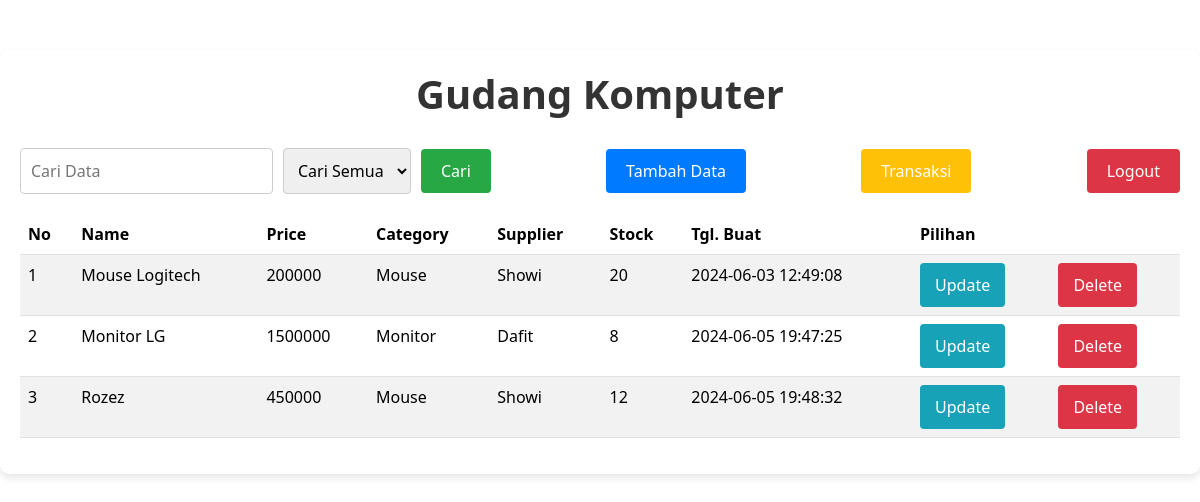
/index.php (signed in), run on the app's committed database.
### tables this page shows
CREATE TABLE `products` (
  `id` int(11) NOT NULL,
  `name` varchar(100) DEFAULT NULL,
  `price` decimal(10,0) DEFAULT NULL,
  `id_category` int(11) NOT NULL,
  `id_supplier` int(11) NOT NULL,
  `stock` varchar(10) DEFAULT NULL,
  `created_at` datetime DEFAULT NULL,
  `updated_at` datetime DEFAULT NULL,
  `deleted_at` datetime DEFAULT NULL
);

CREATE TABLE `categories` (
  `id_category` int(11) NOT NULL,
  `name` varchar(255) NOT NULL,
  `created_at` timestamp NOT NULL DEFAULT current_timestamp()
);

CREATE TABLE `supplier` (
  `id_supplier` int(11) NOT NULL,
  `name` varchar(255) NOT NULL,
  `created_at` timestamp NOT NULL DEFAULT current_timestamp() ON UPDATE current_timestamp()
);

### index.php (the view, shortened to what this page needs)
<!doctype html>
<html lang="en">
<head>
    <link href="https://cdn.jsdelivr.net/npm/bootstrap@5.3.3/dist/css/bootstrap.min.css" rel="stylesheet">
</head>
<body>
    <div class="container">
        <h1>Gudang Komputer</h1>
        <div class="search-bar">
            <form action="" method="get">
                <input type="text" placeholder="Cari Data" name="search">
                <select name="search_by">
                    <option value="">Cari Semua</option>
                </select>
                <button type="submit" class="btn btn-search">Cari</button>
            </form>
            <a href="insert.php"><button class="btn btn-add">Tambah Data</button></a>
            <a href="transaksi.php"><button class="btn btn-transaksi">Transaksi</button></a>
            <a href="logout.php"><button class="btn btn-logout">Logout</button></a>
        </div>
        <table class="table table-striped table-hover">
            <thead>
                <tr>
                    <th>No</th>
                    <th>Name</th>
                    <th>Price</th>
                    <th>Category</th>
                    <th>Supplier</th>
                    <th>Stock</th>
                    <th>Tgl. Buat</th>
                    <th colspan="2">Pilihan</th>
                </tr>
            </thead>
            <tbody>
                <?php
                $db = new ConfigDB();
                $conn = $db->connect();
                $searchCondition = "";
                $query = "
                SELECT a.id, a.name, a.price, a.stock, a.created_at, b.name AS category_name, c.name AS supplier_name
                FROM products a
                LEFT JOIN categories b ON a.id_category = b.id_category
                LEFT JOIN supplier c ON a.id_supplier = c.id_supplier
                WHERE a.deleted_at IS NULL
                $searchCondition
                ";
                $result = $conn->query($query);
                if ($result->num_rows > 0) {
                    foreach ($result as $key => $row) {
                        echo "<tr>";
                        echo "<td>".($key + 1)."</td>";
                        echo "<td>".$row['name']."</td>";
                        echo "<td>".$row['price']."</td>";
                        echo "<td>".$row['category_name']."</td>";
                        echo "<td>".$row['supplier_name']."</td>";
                        echo "<td>".$row['stock']."</td>";
                        echo "<td>".$row['created_at']."</td>";
                        echo "<td><a class='btn btn-info' href='update.php?id=".$row['id']."'>Update</a></td>";
                        echo "<td><a class='btn btn-danger' href='index.php?delete=".$row['id']."' onclick='return confirm(\"Apakah Anda yakin ingin menghapus data ini?\")'>Delete</a></td>";
                        echo "</tr>";
                    }
                } else {
                    echo "<tr><td colspan='8' class='text-center'>No Data</td></tr>";
                }
                ?>
            </tbody>
        </table>
    </div>
</body>
</html>

### index.php (style rules this page uses)
body { font-family: 'Segoe UI', Tahoma, Geneva, Verdana, sans-serif; margin: 0; padding: 0; background-image: url('https://images.pexels.com/photos/3945655/pexels-photo-3945655.jpeg'); background-size: cover; background-position: center; background-repeat: no-repeat; background-attachment: fixed; }
.container { max-width: 1200px; margin: 50px auto; padding: 20px; background-color: rgba(255, 255, 255, 0.9); box-shadow: 0 4px 8px rgba(0, 0, 0, 0.1); border-radius: 10px; }
h1 { text-align: center; color: #333; margin-bottom: 30px; font-weight: bold; }
.search-bar { display: flex; justify-content: space-between; align-items: center; margin-bottom: 20px; }
.search-bar form { display: flex; align-items: center; }
.search-bar input, .search-bar select { margin-right: 10px; padding: 10px; border: 1px solid #ccc; border-radius: 4px; flex: 1; }
.search-bar button { padding: 10px 20px; border-radius: 4px; border: none; cursor: pointer; }
.btn-search { background-color: #28a745; color: white; }
.btn-add { background-color: #007bff; color: white; }
.btn-transaksi { background-color: #ffc107; color: white; }
.btn-logout { background-color: #dc3545; color: white; }
table { width: 100%; border-collapse: collapse; margin-bottom: 20px; }
table th, table td { padding: 15px; text-align: left; }
table th { background-color: #343a40; color: #ffffff; }
table tr:nth-child(even) { background-color: #f2f2f2; }
.btn { padding: 10px 15px; border: none; border-radius: 4px; cursor: pointer; }
.btn-info { background-color: #17a2b8; color: white; }
.btn-danger { background-color: #dc3545; color: white; }

### data on the page
products: name "Mouse Logitech", price "200000", id_category.name "Mouse", id_supplier.name "Showi", stock "20", created_at "2024-06-03 12:49:08"
products: name "Monitor LG", price "1500000", id_category.name "Monitor", id_supplier.name "Dafit", stock "8", created_at "2024-06-05 19:47:25"
products: name "Rozez", price "450000", id_category.name "Mouse", id_supplier.name "Showi", stock "12", created_at "2024-06-05 19:48:32"
